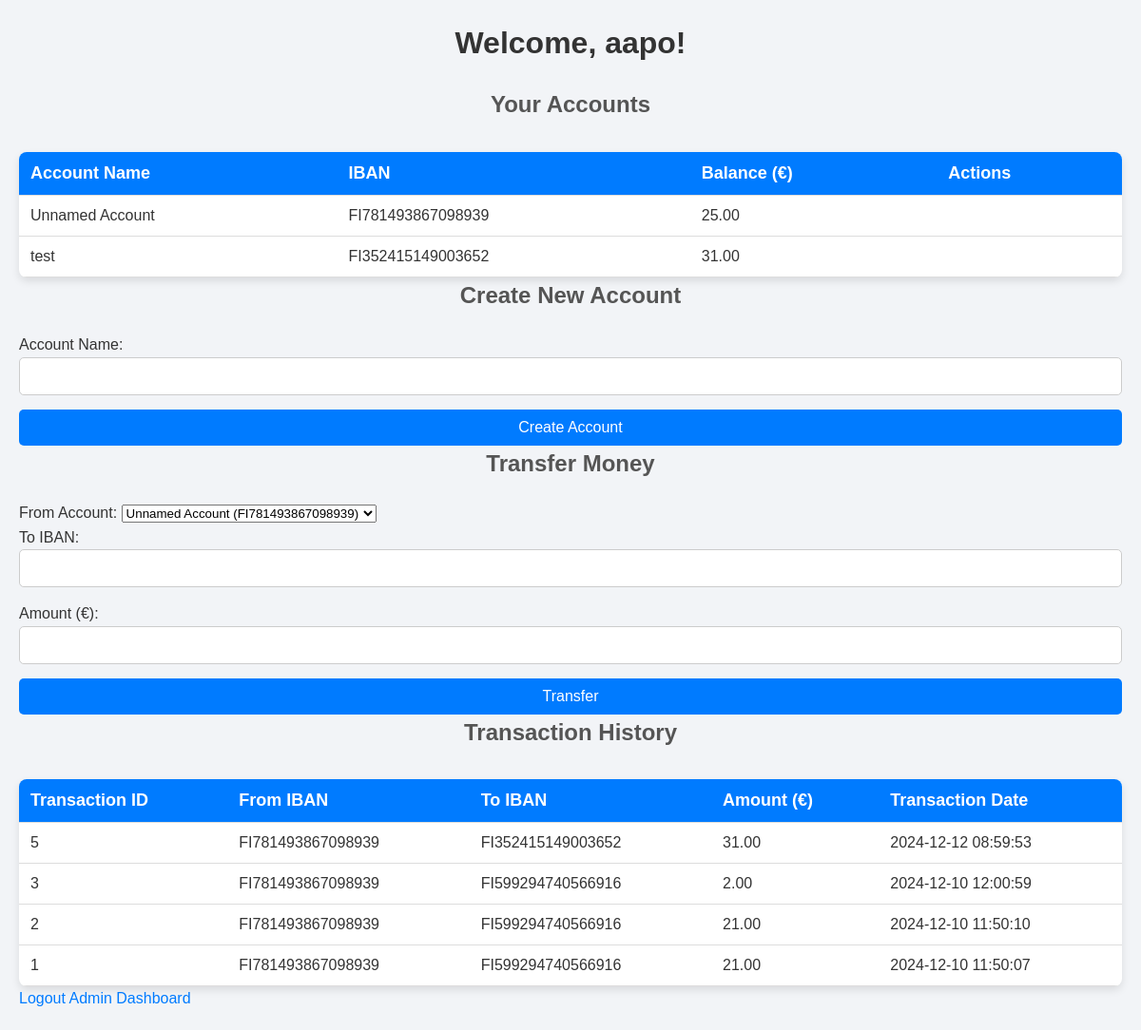
The page /dashboard.php (signed in) on the database as committed earlier.
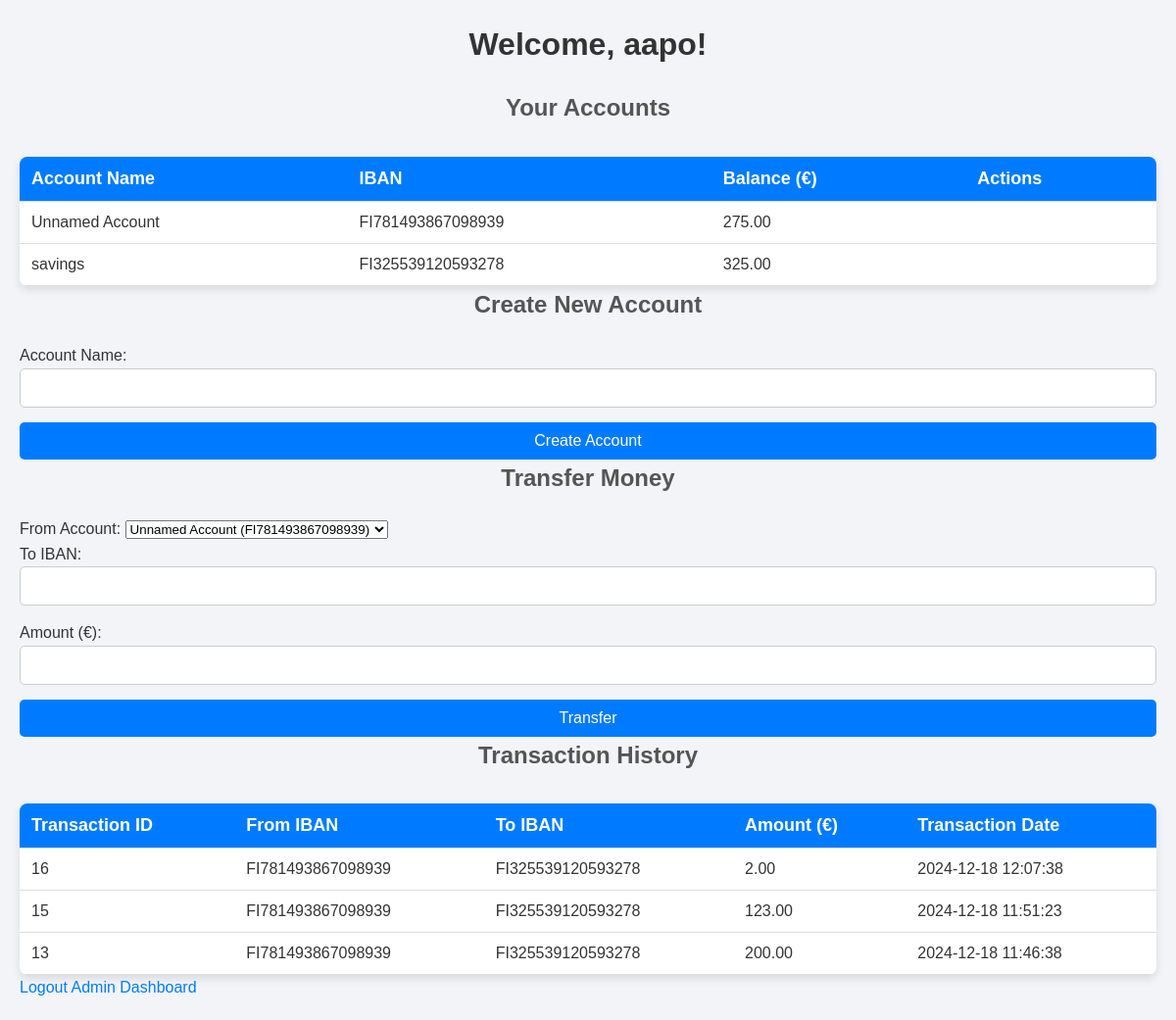
The same page on the database as committed later.
### tables this page shows
CREATE TABLE `users` (
  `id` int(11) NOT NULL,
  `username` varchar(255) NOT NULL,
  `password` varchar(255) NOT NULL,
  `is_admin` tinyint(1) DEFAULT 0
);

CREATE TABLE `accounts` (
  `id` int(11) NOT NULL,
  `user_id` int(11) NOT NULL,
  `balance` decimal(15,2) DEFAULT 0.00,
  `iban` varchar(34) NOT NULL,
  `account_name` varchar(255) NOT NULL,
  `name` varchar(255) NOT NULL DEFAULT 'Unnamed Account',
  `is_approved` tinyint(1) DEFAULT 0,
  `is_delete_requested` tinyint(1) DEFAULT 0
);

CREATE TABLE `transactions` (
  `id` int(11) NOT NULL,
  `iban` varchar(34) NOT NULL,
  `user_id` int(11) NOT NULL,
  `to_iban` varchar(34) NOT NULL,
  `to_user_id` int(11) NOT NULL,
  `amount` decimal(15,2) NOT NULL,
  `info` text DEFAULT NULL,
  `transaction_date` timestamp NOT NULL DEFAULT current_timestamp()
);

### dashboard.php (the view, shortened to what this page needs)
<?php
require 'config.php';
$user_id = $_SESSION['user_id'];
$stmt = $pdo->prepare("SELECT username, is_admin FROM users WHERE id = ?");
$stmt->execute([$user_id]);
$user = $stmt->fetch();
$stmt = $pdo->prepare("SELECT accounts.id, accounts.name, accounts.iban, accounts.balance, accounts.is_delete_requested
    FROM accounts WHERE accounts.user_id = ?");
$stmt->execute([$user_id]);
$accounts = $stmt->fetchAll();
$stmt = $pdo->prepare("
    SELECT t.id, t.iban, t.to_iban, t.amount, t.transaction_date, a.balance AS sender_balance, b.balance AS recipient_balance
    FROM transactions t
    LEFT JOIN accounts a ON a.iban = t.iban
    LEFT JOIN accounts b ON b.iban = t.to_iban
    WHERE t.user_id = ? OR t.to_user_id = ?
    ORDER BY t.transaction_date DESC
");
$stmt->execute([$user_id, $user_id]);
$transactions = $stmt->fetchAll();
?>
<!DOCTYPE html>
<html lang="en">
<head>
</head>
<body>
    <div class="container">
        <h1>Welcome, <?= htmlspecialchars($user['username']) ?>!</h1>
        <h2>Your Accounts</h2>
        <table>
            <tr>
                <th>Account Name</th>
                <th>IBAN</th>
                <th>Balance (€)</th>
                <th>Actions</th>
            </tr>
            <?php foreach ($accounts as $account): ?>
            <tr>
                <td><?= htmlspecialchars($account['name']) ?></td>
                <td><?= htmlspecialchars($account['iban']) ?></td>
                <td style="text-align: left;"><?= number_format($account['balance'], 2) ?></td>
                <td>
                </td>
            </tr>
            <?php endforeach; ?>
        </table>
        <h2>Create New Account</h2>
        <form method="POST">
            <label for="account_name">Account Name:</label>
            <input type="text" name="account_name" required>
            <button type="submit" name="create_account">Create Account</button>
        </form>
        <h2>Transfer Money</h2>
        <form method="POST">
            <label for="from_iban">From Account:</label>
            <select name="from_iban" required>
                <?php foreach ($accounts as $account): ?>
                <option value="<?= htmlspecialchars($account['iban']) ?>">
                    <?= htmlspecialchars($account['name']) ?> (<?= htmlspecialchars($account['iban']) ?>)
                </option>
                <?php endforeach; ?>
            </select>
            <br>
            <label for="to_iban">To IBAN:</label>
            <input type="text" name="to_iban" required>
            <br>
            <label for="amount">Amount (€):</label>
            <input type="number" name="amount" min="0.01" step="0.01" required>
            <br>
            <button type="submit">Transfer</button>
        </form>
        <h2>Transaction History</h2>
        <table>
            <tr>
                <th>Transaction ID</th>
                <th>From IBAN</th>
                <th>To IBAN</th>
                <th>Amount (€)</th>
                <th>Transaction Date</th>
            </tr>
            <?php foreach ($transactions as $transaction): ?>
            <tr>
                <td><?= htmlspecialchars($transaction['id']) ?></td>
                <td><?= htmlspecialchars($transaction['iban']) ?></td>
                <td><?= htmlspecialchars($transaction['to_iban']) ?></td>
                <td><?= number_format($transaction['amount'], 2) ?></td>
                <td style="text-align: left;"><?= htmlspecialchars($transaction['transaction_date']) ?></td>
            </tr>
            <?php endforeach; ?>
        </table>
        <a href="logout.php">Logout</a>
        <?php if ($user['is_admin']): ?>
            <a href="admin_dashboard.php">Admin Dashboard</a>
        <?php endif; ?>
    </div>
</body>
</html>

### config.php (shortened to what this page needs)
<?php
echo '<link rel="stylesheet" href="style.css">';
?>

### style.css (style rules this page uses)
* { margin: 0; padding: 0; box-sizing: border-box; }
body { font-family: Arial, sans-serif; background-color: #f2f4f7; color: #333; line-height: 1.6; }
.container { width: 100%; padding: 20px; display: block; background: #f2f4f7; }
h1 { text-align: center; margin-bottom: 20px; font-size: 32px; color: #333; }
h2 { text-align: center; margin-bottom: 20px; font-size: 24px; color: #555; }
input { padding: 10px; margin-bottom: 15px; border: 1px solid #ccc; border-radius: 5px; font-size: 16px; width: 100%; }
button { padding: 10px; background-color: #007BFF; color: white; border: none; border-radius: 5px; font-size: 16px; cursor: pointer; transition: background-color 0.3s ease; width: 100%; }
a { color: #007BFF; text-decoration: none; }
table { width: 100%; margin-top: 30px; border-collapse: collapse; background-color: #ffffff; box-shadow: 0 4px 8px rgba(0, 0, 0, 0.1); border-radius: 8px; overflow: hidden; }
table th, table td { padding: 12px; text-align: left; vertical-align: middle; border-bottom: 1px solid #ddd; }
table th { background-color: #007BFF; color: white; font-size: 18px; }
table td { color: #333; font-size: 16px; }
table td:last-child { text-align: right; }
table th:nth-child(4), table td:nth-child(4) { text-align: left; vertical-align: middle; word-break: break-word; }

Rows that differ between the two databases and show on the page:
removed accounts: name "test", iban "FI352415149003652", balance "31.00"
removed transactions: id "5", iban "FI781493867098939", to_iban "FI352415149003652", amount "31.00", transaction_date "2024-12-12 08:59:53"
removed transactions: id "3", iban "FI781493867098939", to_iban "FI599294740566916", amount "2.00", transaction_date "2024-12-10 12:00:59"
removed transactions: id "2", iban "FI781493867098939", to_iban "FI599294740566916", amount "21.00", transaction_date "2024-12-10 11:50:10"
removed transactions: id "1", iban "FI781493867098939", to_iban "FI599294740566916", amount "21.00", transaction_date "2024-12-10 11:50:07"
changed accounts "Unnamed Account": balance "25.00" → "275.00"
added accounts: name "savings", iban "FI325539120593278", balance "325.00"
added transactions: id "16", iban "FI781493867098939", to_iban "FI325539120593278", amount "2.00", transaction_date "2024-12-18 12:07:38"
added transactions: id "15", iban "FI781493867098939", to_iban "FI325539120593278", amount "123.00", transaction_date "2024-12-18 11:51:23"
added transactions: id "13", iban "FI781493867098939", to_iban "FI325539120593278", amount "200.00", transaction_date "2024-12-18 11:46:38"
